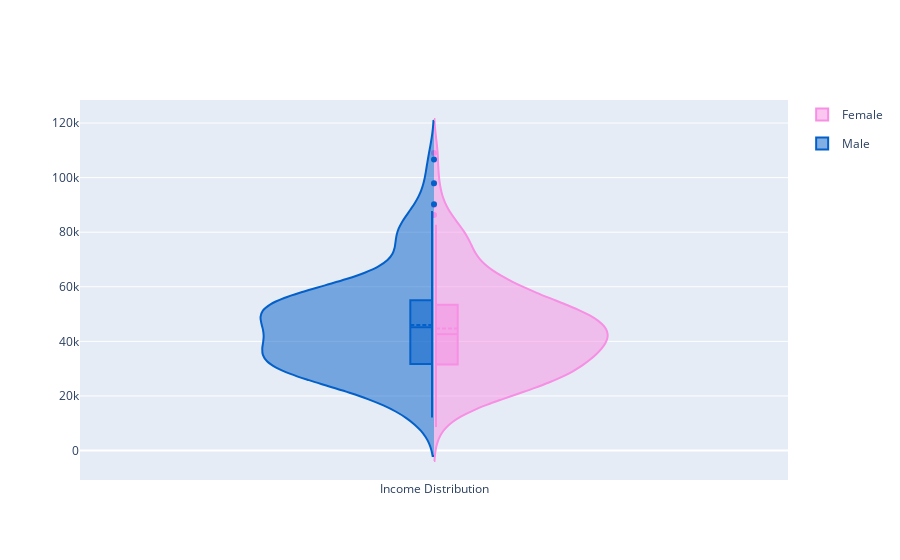

This figure's notebook cell:
### Code cell
# shorter version of a single split violin plot:
fig = go.Figure()

genders = df_income_iid["gender_name"].unique()

for gender in genders:
    fig.add_trace(go.Violin(x=df_income_iid['income_distribution'][df_income_iid['gender_name'] == gender ],
                        y=df_income_iid['income'][df_income_iid['gender_name'] == gender ],
                        legendgroup=gender, scalegroup=gender, name=gender,
                        side='negative' if gender=='Male' else 'positive',
                        line_color="#0460C9" if gender=='Male' else '#F78FE4', 
                        box_visible=True)
             )
fig.update_traces(meanline_visible=True)
fig.update_layout(violingap=0.65, violinmode='overlay')
fig.show()

### Figure 1 — Plotly figure (JSON) as saved in the notebook; plotly's stock layout.template omitted (floating-point values rounded to 4 significant figures; data arrays with more than 128 entries replaced by an {"elided": "..."} marker saying what was removed)
{"data": [{"box": {"visible": true}, "legendgroup": "Female", "line": {"color": "#F78FE4"}, "meanline": {"visible": true}, "name": "Female", "scalegroup": "Female", "side": "positive", "type": "violin", "x": {"elided": "161 str values"}, "y": {"elided": "161 int values"}}, {"box": {"visible": true}, "legendgroup": "Male", "line": {"color": "#0460C9"}, "meanline": {"visible": true}, "name": "Male", "scalegroup": "Male", "side": "negative", "type": "violin", "x": ["Income Distribution", "Income Distribution", "Income Distribution", "Income Distribution", "Income Distribution", "Income Distribution", "Income Distribution", "Income Distribution", "Income Distribution", "Income Distribution", "Income Distribution", "Income Distribution", "Income Distribution", "Income Distribution", "Income Distribution", "Income Distribution", "Income Distribution", "Income Distribution", "Income Distribution", "Income Distribution", "Income Distribution", "Income Distribution", "Income Distribution", "Income Distribution", "Income Distribution", "Income Distribution", "Income Distribution", "Income Distribution", "Income Distribution", "Income Distribution", "Income Distribution", "Income Distribution", "Income Distribution", "Income Distribution", "Income Distribution", "Income Distribution", "Income Distribution", "Income Distribution", "Income Distribution", "Income Distribution", "Income Distribution", "Income Distribution", "Income Distribution", "Income Distribution", "Income Distribution", "Income Distribution", "Income Distribution", "Income Distribution", "Income Distribution", "Income Distribution", "Income Distribution", "Income Distribution", "Income Distribution", "Income Distribution", "Income Distribution", "Income Distribution", "Income Distribution", "Income Distribution", "Income Distribution", "Income Distribution", "Income Distribution", "Income Distribution", "Income Distribution", "Income Distribution", "Income Distribution", "Income Distribution", "Income Distribution", "Income Distribution", "Income Distribution", "Income Distribution", "Income Distribution", "Income Distribution", "Income Distribution", "Income Distribution", "Income Distribution", "Income Distribution", "Income Distribution", "Income Distribution", "Income Distribution", "Income Distribution", "Income Distribution", "Income Distribution", "Income Distribution", "Income Distribution", "Income Distribution", "Income Distribution", "Income Distribution", "Income Distribution", "Income Distribution", "Income Distribution", "Income Distribution", "Income Distribution", "Income Distribution", "Income Distribution", "Income Distribution", "Income Distribution", "Income Distribution", "Income Distribution", "Income Distribution", "Income Distribution", "Income Distribution", "Income Distribution", "Income Distribution", "Income Distribution", "Income Distribution", "Income Distribution", "Income Distribution", "Income Distribution", "Income Distribution", "Income Distribution", "Income Distribution", "Income Distribution", "Income Distribution", "Income Distribution", "Income Distribution", "Income Distribution", "Income Distribution", "Income Distribution", "Income Distribution", "Income Distribution"], "y": [29237, 56580, 36782, 38548, 52010, 42096, 28891, 62635, 12063, 29809, 26482, 30147, 39919, 47559, 53539, 32159, 53940, 40753, 76624, 35968, 51725, 55419, 55550, 26682, 41547, 23361, 74893, 52804, 57887, 30768, 66699, 45360, 55080, 17378, 78193, 63351, 37248, 28240, 53771, 56096, 31560, 52467, 80006, 47572, 22439, 31383, 32129, 44195, 46837, 97972, 35960, 46792, 53501, 55080, 64716, 27248, 22805, 56118, 30146, 39123, 46153, 45300, 42397, 41476, 49841, 80608, 43844, 53196, 53229, 25786, 30587, 55080, 57513, 33772, 31857, 23207, 35187, 26298, 31148, 55704, 69487, 46138, 66827, 42897, 48785, 55080, 55080, 80006, 55080, 52318, 31632, 106663, 84043, 35224, 36381, 27794, 41737, 90225, 55080, 52280, 30038, 16767, 78844, 29575, 34752, 22173, 37994, 35409, 34870, 35848, 45017, 12416, 87789, 46272, 48137, 61686, 47624, 36673, 16767, 55138]}], "layout": {"violingap": 0.65, "violinmode": "overlay"}}
